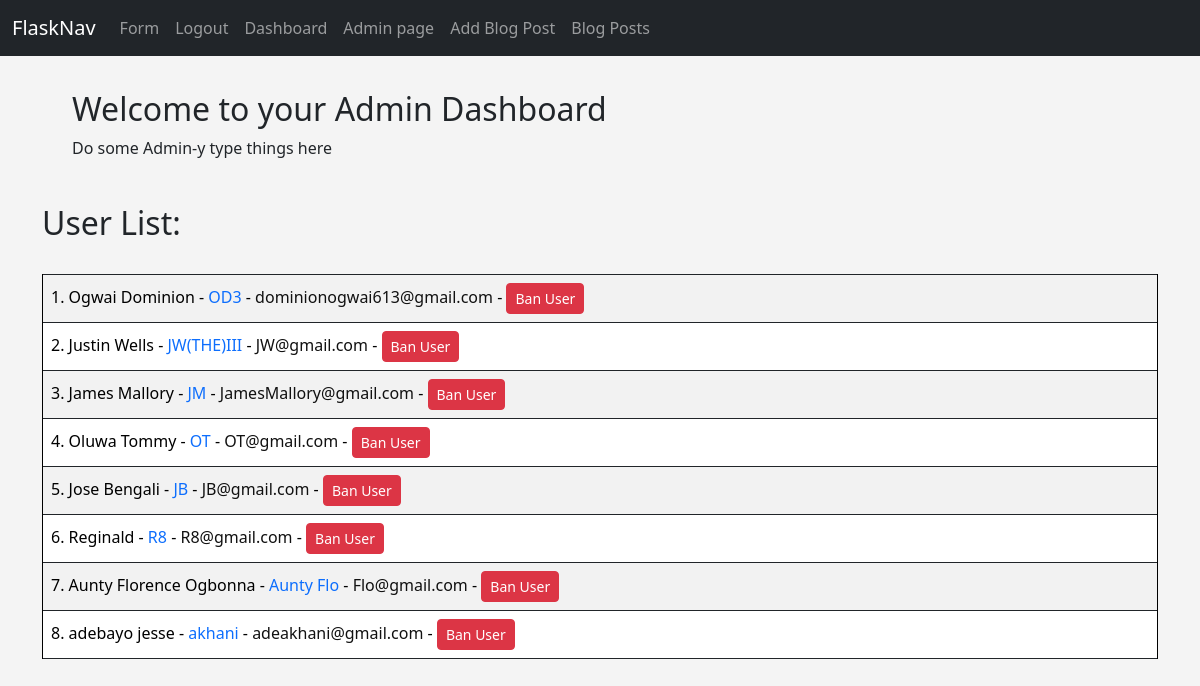
The page /admin (signed in) on the database its author committed.
### test.py (models this page shows, shortened)
class Users(db.Model, UserMixin):
       __tablename__ = "users"
       id = db.Column(db.Integer, primary_key=True)
       user_name = db.Column(db.String(20), nullable = False, unique=True)
       name = db.Column(db.String(200), nullable=False)
       email = db.Column(db.String(120), nullable=False, unique=True)
       birthday = db.Column(db.String(), nullable=True)
       date_added = db.Column(db.DateTime,default=datetime.utcnow)
       password_hash = db.Column(db.String(128))
       posts = db.relationship('Posts', backref = 'poster')
       @property
       def password(self):
             raise AttributeError('Password is not readable')

### test.py (the view)
@app.route("/admin", methods=['GET','POST'])
@login_required
def admin():
        id = current_user.id
        if id == 1:
            our_users = Users.query.order_by(Users.date_added)
            return render_template("admin.html", our_users=our_users)
        else:
              flash("Can only be accessed by admin!!")
              return redirect(url_for('dashboard'))

### test.py (called while the page is built)
@login_manager.user_loader
def load_user(user_id):
      return Users.query.get(int(user_id))

### templates/admin.html
{% extends 'structure.html' %}
{% block content %}
    <div class="admin">
    <h2>Welcome to your Admin Dashboard</h2>
    <p>Do some Admin-y type things here</p>
    </div>
    <br/>
    <h2>User List:</h2><br/>
    <table class="table table-striped table-responsive table-hover table-bordered">
        {% for user in our_users %}
        <tr>
            <td>{{ user.id }}. {{ user.name }} - <a href="" class="link-primary text-decoration-none">{{ user.user_name }}</a>
                - <a href="" class="email-link">{{ user.email }}</a> - <a href="{{ url_for('delete', id=user.id) }}"><button class="btn btn-danger btn-sm" id="banBtn">Ban User</button></a>
            </td>
        </tr>
        {% endfor %}
    </table>
{% endblock %}

### templates/structure.html (shortened to what this page needs)
<!DOCTYPE html>
<html lang="en">
<head>
    <link href="https://cdn.jsdelivr.net/npm/bootstrap@5.3.8/dist/css/bootstrap.min.css" rel="stylesheet"
>
    <link rel="stylesheet" href="{{ url_for('static', filename='css/main.css') }}">
    <link rel="stylesheet" href="{{ url_for('static', filename='scripts/file.js') }}">
</head>
<body>
    <nav class="navbar navbar-expand-lg navbar-dark bg-dark">
        <div class="container-fluid">
            <a class="navbar-brand" href="{{ url_for('lp') }}">FlaskNav</a>
            <div class="collapse navbar-collapse" id="navbarSupportedContent">
                <ul class="navbar-nav me-auto mb-2 mb-lg-0">
                    <li class="nav-item">
                        <a class="nav-link" href="{{ url_for('form')  }}">Form</a>
                    </li>
                    {% if current_user.is_authenticated %}
                    <li class="nav-item">
                        <a class="nav-link" href="{{ url_for('logout') }}">Logout</a>
                    </li>
                    <li class="nav-item">
                        <a class="nav-link" href="{{ url_for('dashboard') }}">Dashboard</a>
                    </li>
                    {% if current_user.id == 1 %}
                    <li class="nav-item">
                        <a class="nav-link" href="{{ url_for('admin') }}">Admin page</a>
                    </li>
                    {% endif %}
                    {% endif %}
                    <li class="nav-item">
                        <a class="nav-link" href="{{ url_for('add_post') }}">Add Blog Post</a>
                    </li>
                    <li class="nav-item">
                        <a class="nav-link" href="{{ url_for('posts') }}">Blog Posts</a>
                    </li>
                </ul>
            </div>
        </div>
    </nav>
    <br/>
    <div class="container">
    {% block content %}
    {% endblock %}
    </div>
</body>
</html>

### static/css/main.css (style rules this page uses)
body { background: #f4f4f4; }
.table { border: none; }
.admin { padding: 10px 30px; width: 1000px; height: 100px; }
.email-link { text-decoration: none; color: #111; }

### rows shown on the page
Users: id "1", name "Ogwai Dominion", user_name "OD3", email "dominionogwai613@gmail.com"
Users: id "2", name "Justin Wells", user_name "JW(THE)III", email "JW@gmail.com"
Users: id "3", name "James Mallory", user_name "JM", email "JamesMallory@gmail.com"
Users: id "4", name "Oluwa Tommy", user_name "OT", email "OT@gmail.com"
Users: id "5", name "Jose Bengali", user_name "JB", email "JB@gmail.com"
Users: id "6", name "Reginald", user_name "R8", email "R8@gmail.com"
Users: id "7", name "Aunty Florence Ogbonna", user_name "Aunty Flo", email "Flo@gmail.com"
Users: id "8", name "adebayo jesse", user_name "akhani", email "adeakhani@gmail.com"
